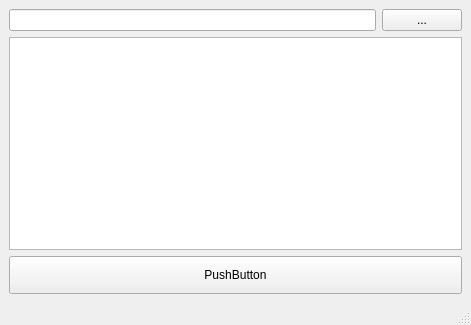
<?xml version="1.0" encoding="UTF-8"?>
<ui version="4.0">
 <class>MainWindow</class>
 <widget class="QMainWindow" name="MainWindow">
  <property name="geometry">
   <rect>
    <x>0</x>
    <y>0</y>
    <width>471</width>
    <height>325</height>
   </rect>
  </property>
  <property name="windowTitle">
   <string>MainWindow</string>
  </property>
  <widget class="QWidget" name="centralwidget">
   <layout class="QVBoxLayout" name="verticalLayout">
    <item>
     <layout class="QHBoxLayout" name="horizontalLayout">
      <item>
       <widget class="QLineEdit" name="input_path"/>
      </item>
      <item>
       <widget class="QPushButton" name="btn_browse">
        <property name="text">
         <string>...</string>
        </property>
       </widget>
      </item>
     </layout>
    </item>
    <item>
     <widget class="QListWidget" name="output_info"/>
    </item>
    <item>
     <widget class="QPushButton" name="btn_execute">
      <property name="minimumSize">
       <size>
        <width>0</width>
        <height>38</height>
       </size>
      </property>
      <property name="text">
       <string>PushButton</string>
      </property>
     </widget>
    </item>
   </layout>
  </widget>
  <widget class="QStatusBar" name="statusbar"/>
 </widget>
 <resources/>
 <connections/>
</ui>
